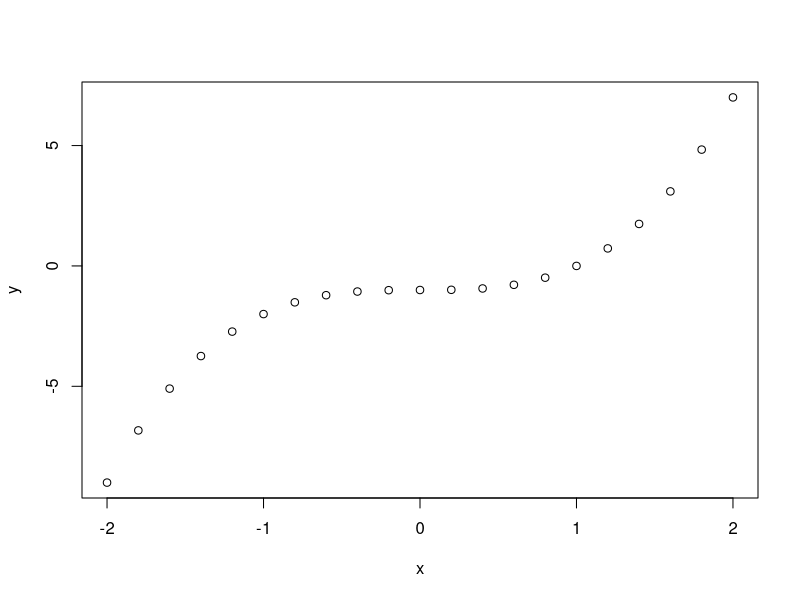

This chart was generated by the following R code:
library(pracma)
x <- seq(-2,2,0.2)
coef <- c(1,0,0,-1)
y <- polyval(coef, x)
plot(x, y)

?polyval





rm(list=ls())
x <-seq(0,1,0.005025125628141)
g <- (x^3)+1
h <- x+2
z <- x^2
y <- cos (pi*x)
f <- (z*y)/(g*h);f
f[200]



